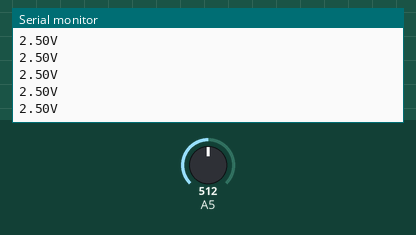
A sketch run on a simulated Arduino Uno, built with avr-gcc and run on an emulated ATmega328P. Shown: the last lines printed to the serial monitor. Inputs (shaded band) come from the test bench; at power-on: A5 = 512.

Above: at 1.2 s.
1.3 s: A5 set to 716
At 2.4 s:
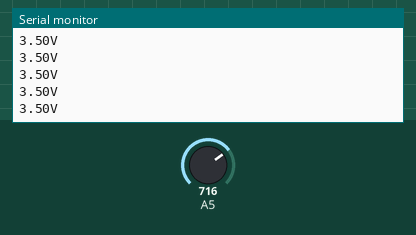
4.3 s: A5 set to 900
At 5.4 s:
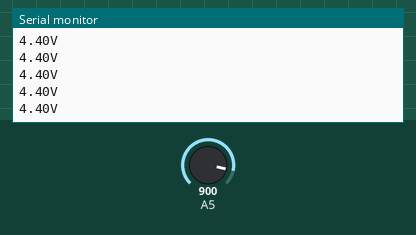
Timing chart, 0 to 7.3 s (numbered marks = the images above; inputs shaded):
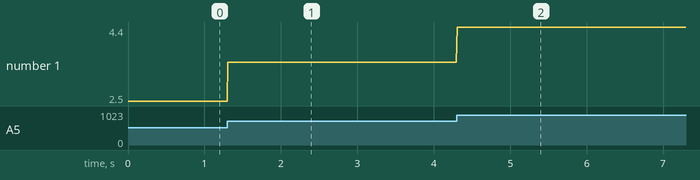

The sketch:

Voltmeter.ino
```cpp
void setup() {
  // put your setup code here, to run once:
  Serial.begin(9600);
}

void loop() {
  // put your main code here, to run repeatedly:
  double input = analogRead(5);
  input = input / 1023 * 5;
  Serial.print(input);
  Serial.println("V");
  delay(10);
}
```

Measured:
- after the input at 1.3 s, the serial monitor: prints a new line at once (image 1)
- after the input at 4.3 s, the serial monitor: prints a new line at once (image 2)
- plotted number 1: 2.5 → 3.5 after the input at 1.3 s, 3.5 → 4.4 after the input at 4.3 s
